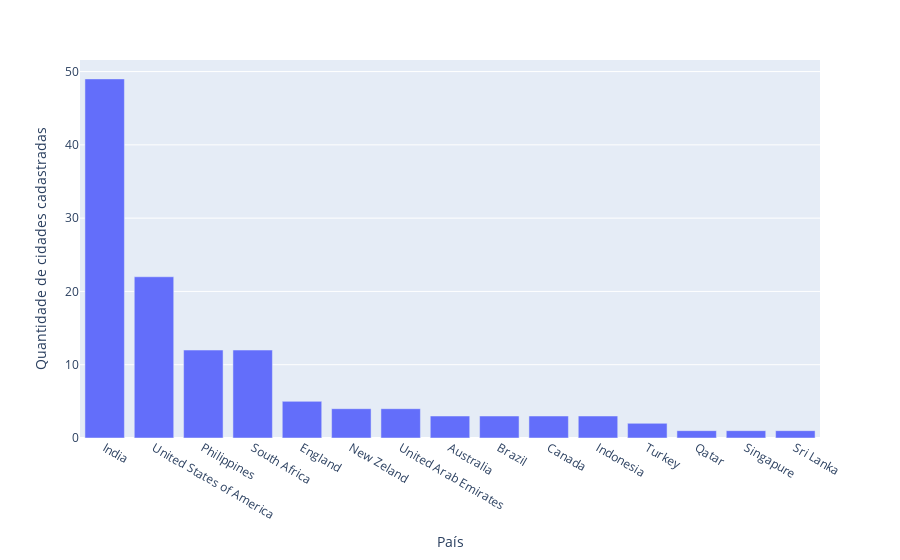

Notebook source saved alongside this figure:
### Markdown cell above
### 1.2.1 País com mais cidades registradas

### Code cell
cidades_por_pais = (df.loc[:,['country','city']]
                      .copy()
                      .groupby('country')
                      .nunique()
                      .sort_values(by='city', ascending=False)
                      .reset_index())

fig = px.bar(cidades_por_pais, x='country', y='city', labels={'country': 'País', 'city': 'Quantidade de cidades cadastradas'})
fig.show()

### Figure 1 — Plotly figure (JSON) as saved in the notebook; plotly's stock layout.template omitted (floating-point values rounded to 4 significant figures)
{"data": [{"alignmentgroup": "True", "hovertemplate": "País=%{x}<br>Quantidade de cidades cadastradas=%{y}<extra></extra>", "legendgroup": "", "marker": {"color": "#636efa", "pattern": {"shape": ""}}, "name": "", "offsetgroup": "", "orientation": "v", "showlegend": false, "textposition": "auto", "type": "bar", "x": ["India", "United States of America", "Philippines", "South Africa", "England", "New Zeland", "United Arab Emirates", "Australia", "Brazil", "Canada", "Indonesia", "Turkey", "Qatar", "Singapure", "Sri Lanka"], "xaxis": "x", "y": [49, 22, 12, 12, 5, 4, 4, 3, 3, 3, 3, 2, 1, 1, 1], "yaxis": "y"}], "layout": {"barmode": "relative", "legend": {"tracegroupgap": 0}, "margin": {"t": 60}, "xaxis": {"anchor": "y", "domain": [0, 1], "title": {"text": "País"}}, "yaxis": {"anchor": "x", "domain": [0, 1], "title": {"text": "Quantidade de cidades cadastradas"}}}}
